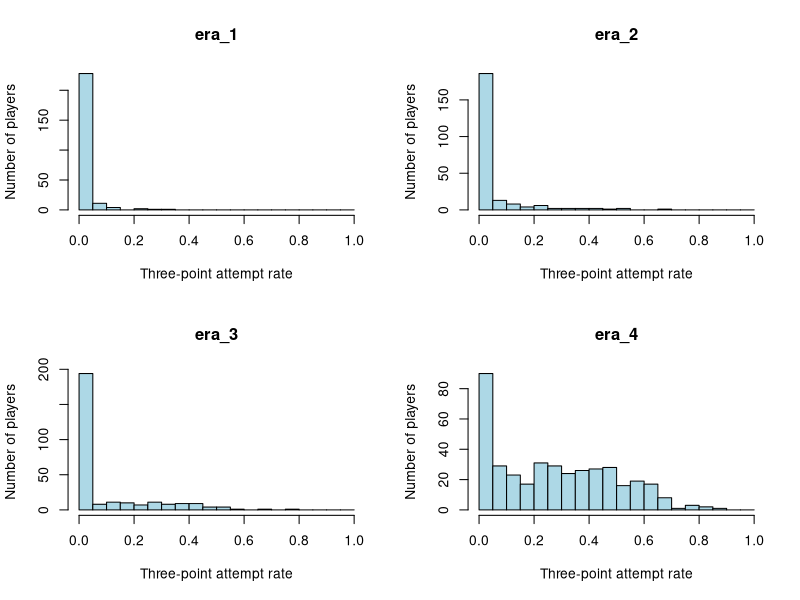
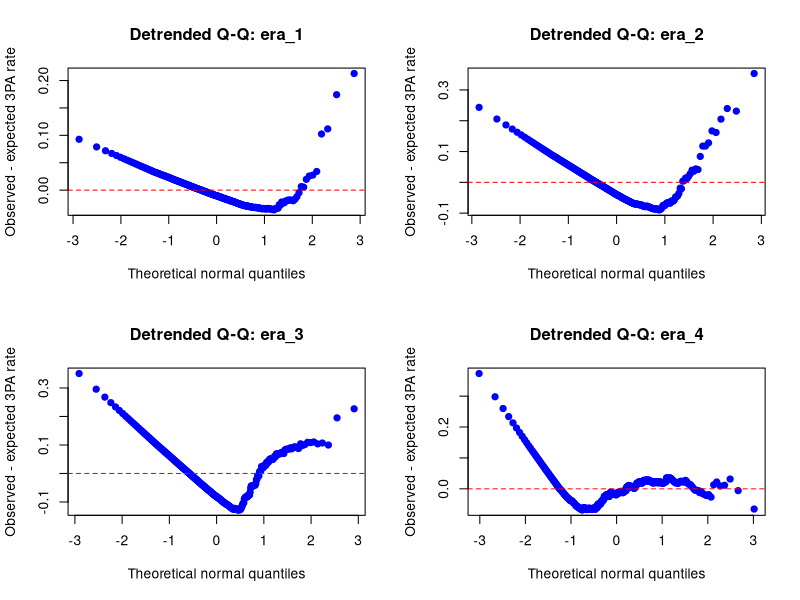

Reproduce these figures in R, in order.
# Question 1: Compare big-man three-point attempt rates across eras

# Load the prepared player-level data
big_men_analysis = read.csv(
  "Data/big_men_analysis.csv",
  stringsAsFactors = FALSE
)

# Restore era as a categorical variable in chronological order
big_men_analysis$assigned_era = factor(
  big_men_analysis$assigned_era,
  levels = c("era_1", "era_2", "era_3", "era_4")
)

# Verify the imported data
dim(big_men_analysis)
table(big_men_analysis$assigned_era)
anyDuplicated(big_men_analysis$player_id)


# Separate player rates into four era groups
rates_by_era = split(
  big_men_analysis$three_point_attempt_rate,
  big_men_analysis$assigned_era
)

# Display four histograms in a 2-by-2 layout
old_par = par(mfrow = c(2, 2))

for (era_name in names(rates_by_era)) {
  hist(
    rates_by_era[[era_name]],
    breaks = seq(0, 1, by = 0.05),
    main = era_name,
    xlab = "Three-point attempt rate",
    ylab = "Number of players",
    col = "lightblue",
    xlim = c(0, 1)
  )
}

# Restore the previous plotting settings
par(old_par)

# Detrended normal Q-Q plots: observed minus expected normal quantiles.
old_par = par(mfrow = c(2, 2))

for (era_name in names(rates_by_era)) {
  rates = rates_by_era[[era_name]]
  qq = qqnorm(rates, plot.it = FALSE)
  expected = mean(rates) + sd(rates) * qq$x

  plot(
    qq$x, qq$y - expected,
    main = paste("Detrended Q-Q:", era_name),
    xlab = "Theoretical normal quantiles",
    ylab = "Observed - expected 3PA rate",
    pch = 19, col = "blue"
  )
  abline(h = 0, col = "red", lty = 2)
}

par(old_par)


# Set the significance level
alpha = 0.05

# Formally test normality within each era
for (era_name in names(rates_by_era)) {
  cat("\nNormality test for", era_name, "\n")

  print(
    shapiro.test(rates_by_era[[era_name]])
  )
}


# Bartlett's test of equal variances; sensitive to nonnormality.
bartlett_result = bartlett.test(
  three_point_attempt_rate ~ assigned_era,
  data = big_men_analysis
)
print(bartlett_result)

# Ordinary one-factor ANOVA
# Caution: normality and equal variances are rejected in these data.

anova_model = aov(
  three_point_attempt_rate ~ assigned_era,
  data = big_men_analysis
)

# Display the ANOVA table
summary(anova_model)

# Mean three-point attempt rate in each era
sapply(rates_by_era, mean)

# Standard deviation within each era
sapply(rates_by_era, sd)


# Welch's ANOVA: allows unequal population variances
# Normality and independence assumptions still apply

# Group sizes, means, and variances
nj = sapply(rates_by_era, length)
xbarj = sapply(rates_by_era, mean)
s2j = sapply(rates_by_era, var)

g = length(rates_by_era)
vj = nj - 1

# Inverse-variance weights
wj = nj / s2j
W = sum(wj)

# Weighted grand mean
xbar_w = sum(wj * xbarj) / W

# Weighted between-group sum of squares and mean square
SSM_star = sum(wj * (xbarj - xbar_w)^2)
MSM_star = SSM_star / (g - 1)

# Adjustment for unequal variances
Lambda = sum((1 - wj / W)^2 / vj)

# Welch's F statistic
F_welch = MSM_star / (
  1 + 2 * (g - 2) * Lambda / (g^2 - 1)
)

# Degrees of freedom
df1 = g - 1
df2 = (g^2 - 1) / (3 * Lambda)

# Upper-tail p-value and critical value
p_welch = pf(F_welch, df1, df2, lower.tail = FALSE)
F_crit_welch = qf(alpha, df1, df2, lower.tail = FALSE)

# Display results
F_welch
df1
df2
F_crit_welch
p_welch

# Reject H0 when the p-value is below alpha
p_welch < alpha


# Rank-based comparison across the four eras
# Does not require normality; independence is still required
kruskal_result = kruskal.test(
  three_point_attempt_rate ~ assigned_era,
  data = big_men_analysis
)

kruskal_result
